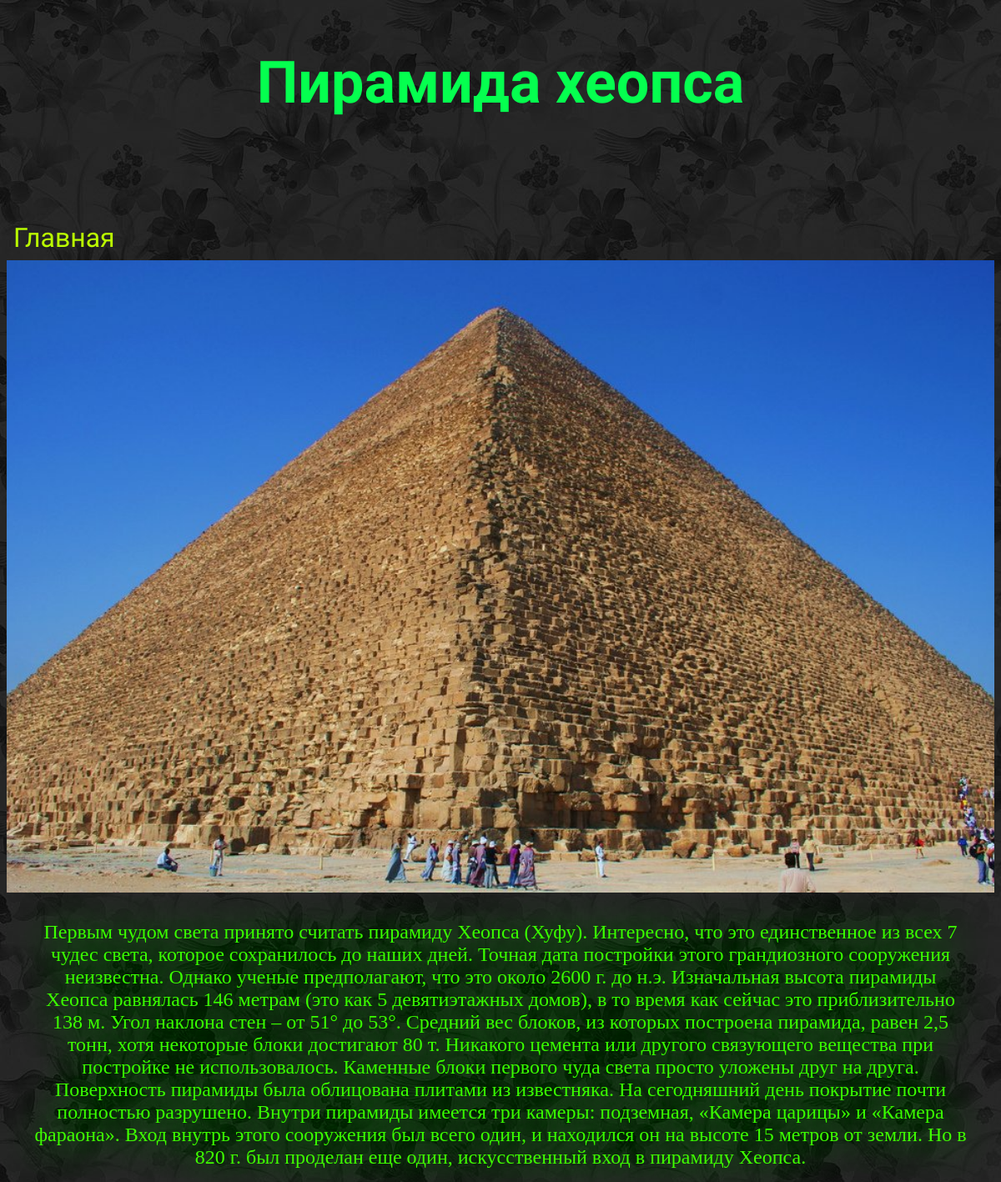
The app's page /res.php?id=1 with its own data.
### tables this page shows
CREATE TABLE `wonder` (
  `id` int(11) NOT NULL,
  `title` varchar(55) NOT NULL,
  `article` text NOT NULL,
  `slider` text NOT NULL
);

### res.php (the view, shortened to what this page needs)
<?php
$mysql = new mysqli("localhost", "root", "", "seven_wonders");
$id = htmlspecialchars($_GET['id']);
$result = $mysql->query("SELECT * FROM wonder WHERE id=$id");
$row = $result->fetch_array();
?>
<!DOCTYPE html>
<html>
<head>
<link rel="stylesheet" href="owlcarousel/owl.carousel.min.css">
	<link rel="stylesheet" type="text/css" href="css/style.css">
</head>
<body>
<div class="verx">
		<div class="logo">
			<h2 class="logo_h"><?php echo $row['title'];?></h2>
		</div>
	</div>
	<div class="page__row border__shadow">
                <div class="page__cell menu">
                    <nav class="nav ">
                        <ul class="nav__list logo2 " id="nav-main">
                            <li class="nav__item">
                            <a href="\" class="nav__link link index">
                                    Главная
                                </a>
                            </li>
						</ul>
                    </nav>
                </div>
        </div>
	<div class="owl-carousel slider">
                  <?php echo $row['slider']; ?>
              	</div>
<div>
	<p class="p_shrift">
		<?php echo $row['article'];?>
</p>
</div>
</body>
</html>

### css/style.css (style rules this page uses)
* { list-style-type: none; }
body { background-image: url(../images/53.jpg); background-repeat: ; }
.menu { text-decoration: none; color: #3fff00; }
.nav__list, .adress { list-style: none; margin: 0; display: -webkit-box; display: -ms-flexbox; -webkit-box-pack: justify; -ms-flex-pack: justify; display: flex; justify-content: space-between; padding: 0rem 0rem; }
.nav { font-size: 2rem; }
.link { color: #bf0; text-decoration: underlin; font-family: 'Comfortaa', cursive; }
.nav__link { text-decoration: none; padding: 0.5rem; display: block; }
.verx { height: 200px }
.logo_h { text-align: center; color: #05ff4f; font-size: 70px; font-family: 'Comfortaa', cursive; }
.slider__item { padding-top: 64%; background-position: center center; background-repeat: no-repeat; background-size: cover; -webkit-background-size: cover; }
.p_shrift { font-size: 1.5rem; margin: 1rem 2rem; color: #3fff00; text-shadow: 1px 1px 50px #04ff00; text-align: center; }

### records on screen
wonder: title "Пирамида хеопса", slider (picture), article "Первым чудом света принято считать пирамиду Хеопса (Хуфу). Интересно, что это единственное из всех 7 чудес света, которое сохранилось до наших дней. Точная дата постройки этого грандиозного сооружения неизвестна. Однако ученые предполагают, что это около 2600 г. до н.э. Изначальная высота пирамиды Хеопса равнялась 146 метрам (это как 5 девятиэтажных домов), в то время как сейчас это приблизительно 138 м. Угол наклона стен – от 51° до 53°. Средний вес блоков, из которых построена пирамида, равен 2,5 тонн, хотя некоторые блоки достигают 80 т. Никакого цемента или другого связующего вещества при постройке не использовалось. Каменные блоки первого чуда света просто уложены друг на друга.…"
